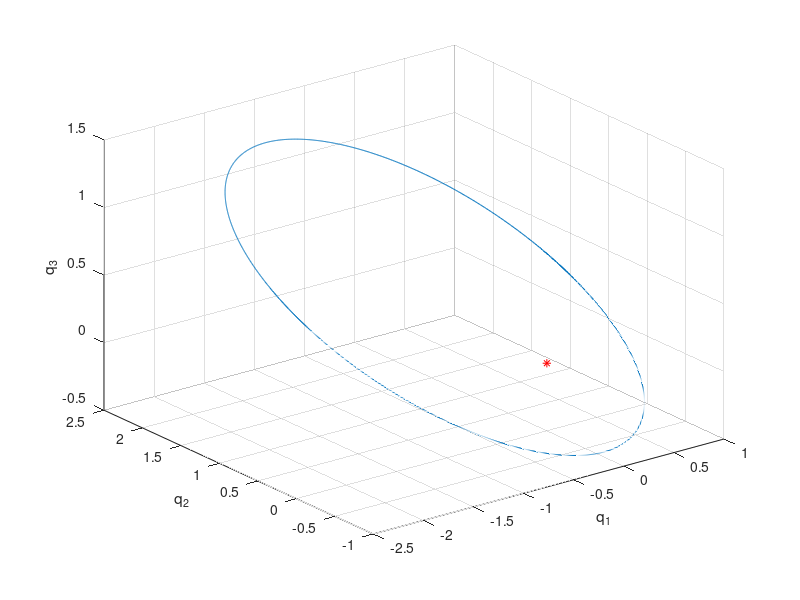
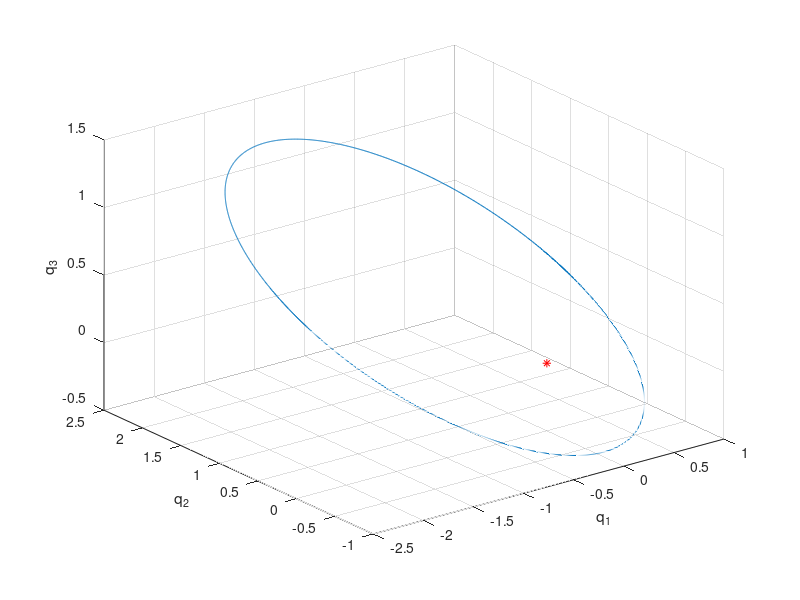
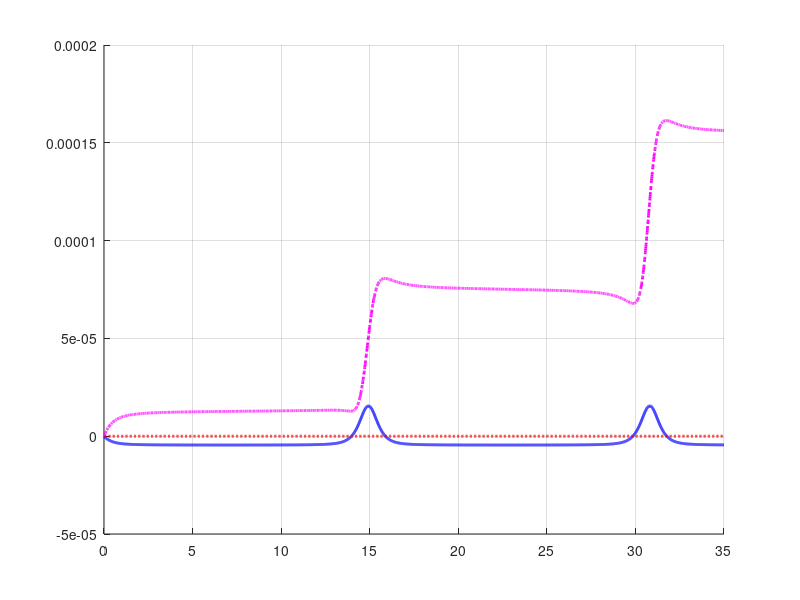
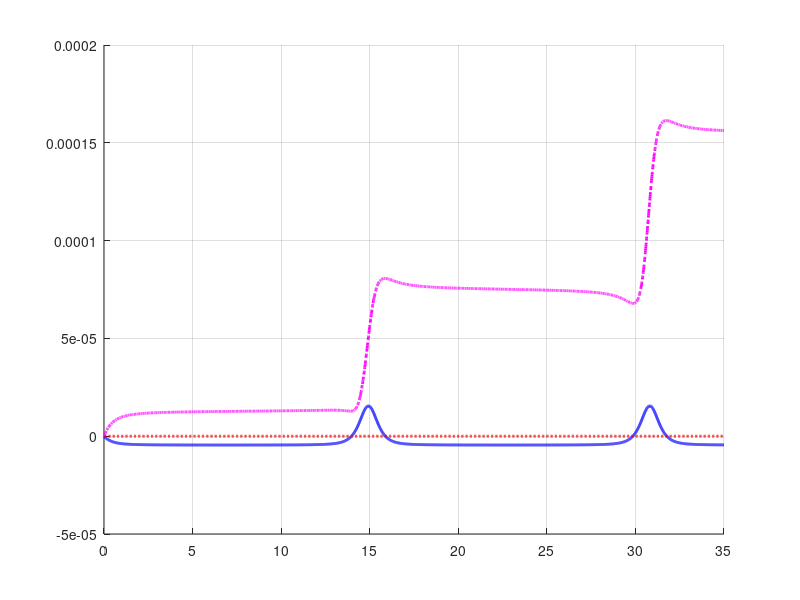

Source code (MATLAB) for these figures, in order:

close all; 
clear all;

N = 3500;
h = 0.01 ;
K = 1;  
%initial conditions
q0 = [1.0,0.5,0.0]'; 
p0 = [0.0,1.0,0.5]'; 
r0 = sqrt( q0'*q0) ;
q = q0 ;
p = p0 ;
r = sqrt( q'*q) ;
%first energy. If H0 <0 then ellipses
H0= ( (p'*p/2)-(K/r)) ;
%for angular momentum 
m1 = q(2)*p(3) - q(3)*p(2);
m2 = q(3)*p(1) - q(1)*p(3); 
m3 = q(1)*p(2) - q(2)*p(1);
%first angular momentum
L0 =[m1,m2,m3]';
%first Runge-Lenz vector
RL0 = q *(H0 + p'*p/2 ) - p *(q'*p) ; 
% computational unit

for i = 1:N 
q1 = q ; 
p1 = p; 
q2 = q1 ;
p2 = p1;
% implicit solve
for k = 1:100 
p_mid = (p+p1)/2;
q2= q+h*p_mid;
q_mid = (q+q1)/2;
r = sqrt( q_mid'*q_mid);
p2 = p - h*K*q_mid/(r^3) ; 
q1= q2;
p1 = p2;
end; 
Q(:,i) = q1;
P(:,i) = p1;
T(i) = i*h ;
q = q1; p = p1; 
H(i) = ( (p'*p/2)-(K/sqrt(q'*q))); 
error_H(i) = (H(i) - H0) ; 

%for angular momentum

m1 = q(2)*p(3) - q(3)*p(2);
m2 = q(3)*p(1) - q(1)*p(3);
m3 = q(1)*p(2) - q(2)*p(1);
L(:,i)= [m1,m2,m3]' ;
error_L(:,i) = sqrt( (L(:,i) - L0)'*(L(:,i)-L0)) ; 
RL(:,i)=q*(H(i)+p'*p/2)-p*(q'*p) ; 
error_RL(:,i) = sqrt( (RL(:,i)- RL0)'*(RL(:,i)- RL0)) ; 
end; 


figure(1)
plot3 (Q(1,:),Q(2,:),Q(3,:) ) ; grid on; hold on; 
plot3 (0,0,0, 'r*' ) ; 
  xlabel('q_1');
  ylabel('q_2');
  zlabel('q_3');
  
print('-depsc2', 'Kepler01.eps','-b0'); 
print('-dpdf', 'Kepler01.pdf','-b0');

%  
ltype = {'b-','r--','m-.'}; 

  figure(2)
  
  grid on; hold on; 
   plot (T,error_H, ltype{1},'Linewidth',2); 
   plot (T,error_L, ltype{2},'Linewidth',2);
   plot (T,error_RL, ltype{3},'Linewidth',2);

   print('-depsc2', 'KeplerErrMP01.eps','-b0'); 
   print('-dpdf', 'KeplerErrMP01.pdf','-b0');


   

